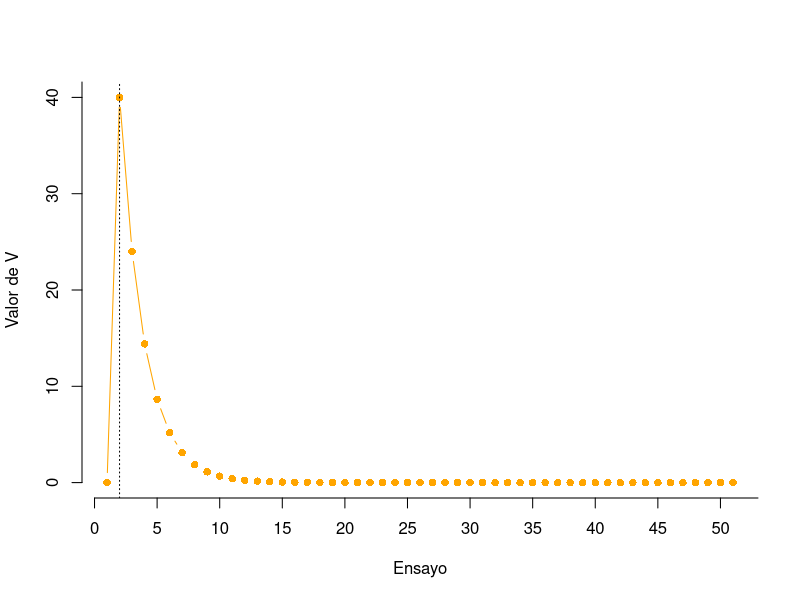

Write R code to recreate this figure.
rm(list=ls())

# En esta secci??n revisaremos la ecuaci??n principal del integrador con fuga
# que contiene un s??lo par??metro.Este primer ejercicio se encuentra dise??ado
# para tener un primer acercamiento al modelo y su comportamiento cuando 
# se modifican variables sencillas como el n??mero de ensayos o el valor
# del par??metro a. 

V <- c() # En esta l??nea creamos un objeto V que por el momento se 
# encuentra vac??o. En este objeto iremos acumulando los valores del
# integrador que obtendremos a lo largo de los ensayos. 
  
a <- 0.6 # Le asignamos al par??metro a un valor entre 0 y 1. 
R_si <- rep(100,1) # En el objeto R_si se encuentran los ensayos en los que
# existi?? un pulso. Para simplificar se asume que todos los pulsos son del
# mismo valor (100). En este caso, el 1 indica que s??lo existi?? un ensayo con pulso.
R_no <- rep(0,49) # En el objeto R_no se encuentran los ensayos en los que
# no existi?? un pulso (por lo que se le asigna el valor 0). El 49 indica el 
#n??mero de ensayos.
R <- c(R_si,R_no) # Este objeto es la combinaci??n de los dos anteriores. 
# En realidad es el n??mero de ensayos total: 
# (ensayos en los que existi?? pulso)+ (ensayos en los que no existi?? pulso)

#Modelo del Integrador con fuga. Las siguientes cuatro lineas conforman lo que
# se conoce como un loop. El objetivo de esta estructura es que el integrador
# vaya actualizando los valores de carga y descarga a lo largo de todos los
# ensayos de acuerdo con la ecuaci??n que lo representa (Ecuaci??n 1 en el )
for (k in 1:length(R)){   # esta l??nea lo ??nico que indica es que el ciclo durar?? 
                          # lo que el n??mero de ensayos determine. (Recuerda que R es el n??mero de ensayos)
  V[1]<- 0                # El valor de V en el primer ensayo es 0.
  V[(k+1)]= a*V[k] + (1-a)*R[k]  # Esto no es m??s que la programaci??n de la Ecuaci??n 1.
}

# Hasta aqu?? ya tenemos todos los valores del integrador guardados en el objeto V.
# Las siguientes l??neas son s??lo para expresar gr??ficamente el modelo. 
plot(V,axes=F, type='b', 
     col='orange',xlab="Ensayo",ylab="Valor de V",pch=16)
axis(1,at=seq(0,100,5))
axis(2,at=seq(0,100,10))
abline(v=2,lty='dotted')
text(20,47,"a = 0.1")
